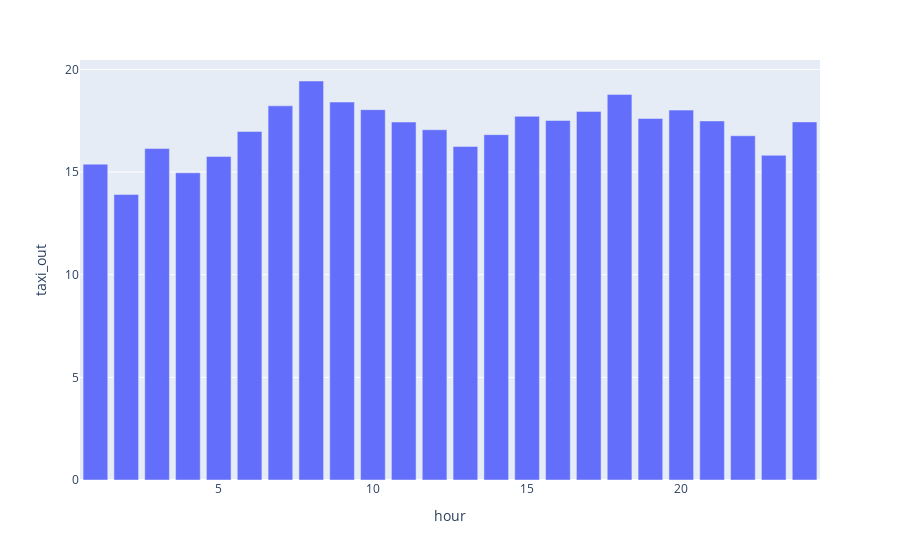

Notebook code for this chart:
### Code cell
px.bar(taxi_avg, x='hour', y='taxi_out')

### Figure 1 — Plotly figure (JSON) as saved in the notebook; plotly's stock layout.template omitted (floating-point values rounded to 4 significant figures)
{"data": [{"alignmentgroup": "True", "hovertemplate": "hour=%{x}<br>taxi_out=%{y}<extra></extra>", "legendgroup": "", "marker": {"color": "#636efa", "pattern": {"shape": ""}}, "name": "", "offsetgroup": "", "orientation": "v", "showlegend": false, "textposition": "auto", "type": "bar", "x": [1, 2, 3, 4, 5, 6, 7, 8, 9, 10, 11, 12, 13, 14, 15, 16, 17, 18, 19, 20, 21, 22, 23, 24], "xaxis": "x", "y": [15.39, 13.91, 16.14, 14.96, 15.76, 16.97, 18.23, 19.44, 18.41, 18.04, 17.44, 17.06, 16.25, 16.82, 17.72, 17.51, 17.96, 18.78, 17.61, 18.02, 17.49, 16.77, 15.82, 17.44], "yaxis": "y"}], "layout": {"barmode": "relative", "legend": {"tracegroupgap": 0}, "margin": {"t": 60}, "xaxis": {"anchor": "y", "domain": [0, 1], "title": {"text": "hour"}}, "yaxis": {"anchor": "x", "domain": [0, 1], "title": {"text": "taxi_out"}}}}
